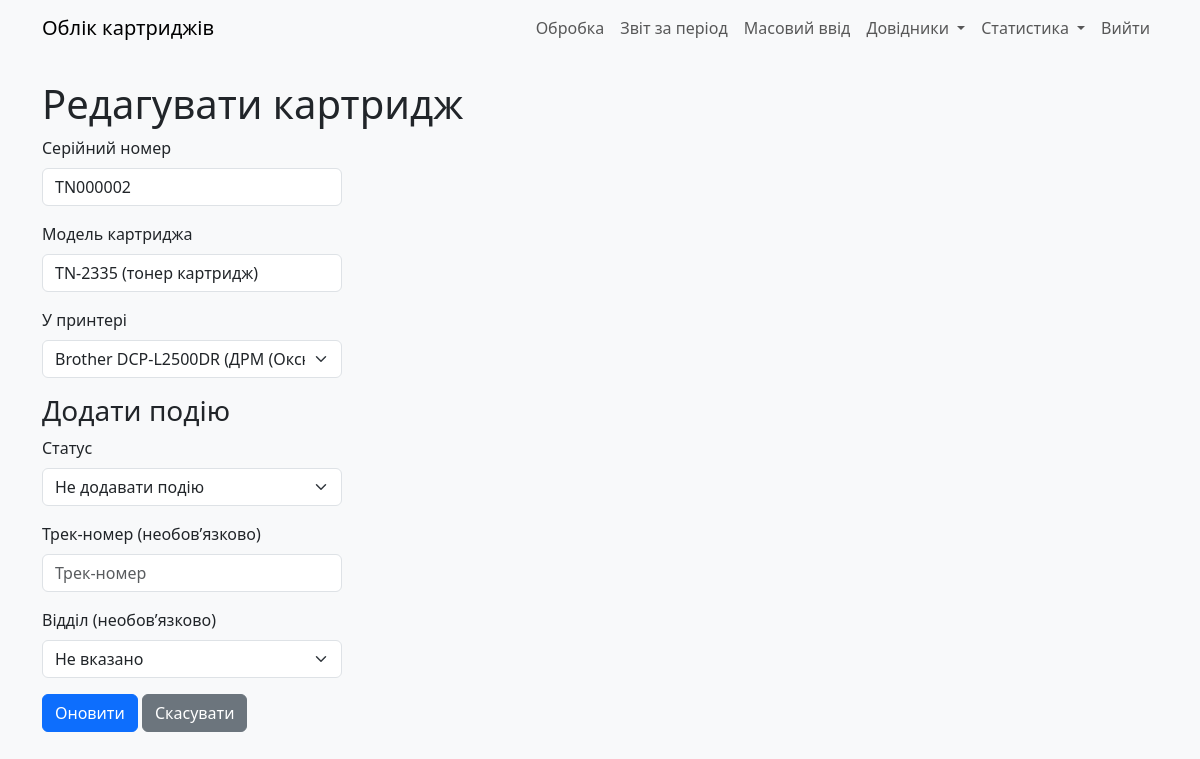
Before: /edit_cartridge/54 (signed in) with the older database file.
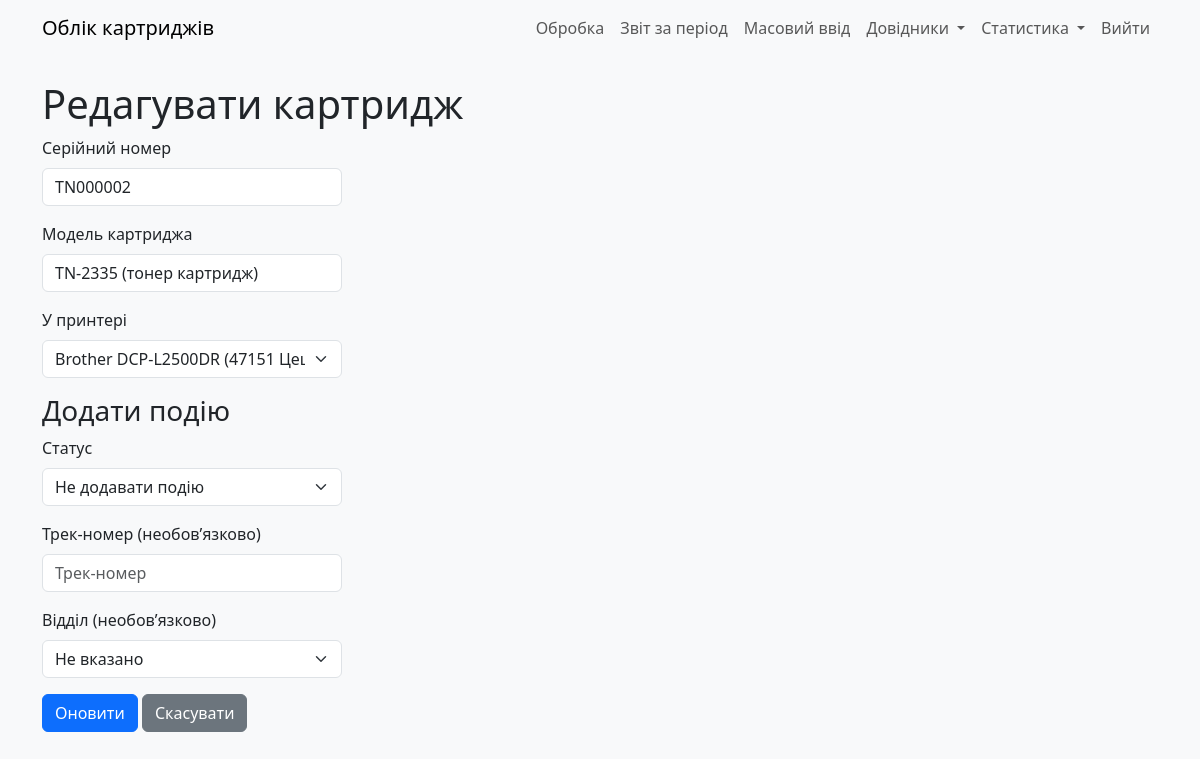
After: the same page with the newer database file.
### models.py (models this page shows)
class Cartridges(db.Model):
    __tablename__ = "cartridges"
    id: Mapped[int] = mapped_column(primary_key=True)
    serial_num: Mapped[str] = mapped_column(String(255), server_default="N/A")
    in_printer: Mapped[int] = mapped_column(ForeignKey(CustomerEquipment.id), nullable=True)
    cartridge_model: Mapped[str] = mapped_column(String(255), nullable=True)  # Текстове поле
    user_updated: Mapped[int] = mapped_column(ForeignKey(User.id))
    time_updated: Mapped[DateTime] = mapped_column(DateTime, server_default=func.now())
    curr_status: Mapped[int] = mapped_column(Integer, nullable=False, default=0)
    curr_dept: Mapped[int] = mapped_column(Integer, nullable=False, default=0)
    curr_parcel_track: Mapped[str] = mapped_column(String(13), nullable=True)

class PrinterModel(db.Model):
    __tablename__ = "model_print"
    id: Mapped[int] = mapped_column(primary_key=True)
    model_name: Mapped[str] = mapped_column(String(30))
    ink_type: Mapped[int] = mapped_column(Integer, server_default=literal(0))
    user_updated: Mapped[int] = mapped_column(ForeignKey(User.id))
    time_updated: Mapped[DateTime] = mapped_column(DateTime, server_default=func.now())

### app.py (the view)
    def wrapper(*args, **kwargs):
        if current_user.role != 'admin':
            abort(403)
        return f(*args, **kwargs)

### app.py (called while the page is built, shortened)
@login_manager.user_loader
def load_user(user_id):
    return User.query.get(int(user_id))

def admin_required(f):
    def wrapper(*args, **kwargs):
        if current_user.role != 'admin':
            abort(403)
        return f(*args, **kwargs)
    wrapper.__name__ = f.__name__
    return wrapper

@app.route('/edit_cartridge/<int:cartridge_id>', methods=['GET', 'POST'])
@login_required
@admin_required
def edit_cartridge(cartridge_id):
    cartridge = Cartridges.query.get_or_404(cartridge_id)
    equipments = CustomerEquipment.query.all()
    return render_template('edit_cartridge.html',
                           RefillDept=RefillDept,
                           PrinterModel=PrinterModel,
                           cartridge=cartridge,
                           equipments=equipments)

### templates/edit_cartridge.html (shortened to what this page needs)
{% extends "base.html" %}
{% block content %}
    <h1>Редагувати картридж</h1>
    <form method="POST">
        <div class="mb-3">
            <label for="serial_num" class="form-label">Серійний номер</label>
            <input type="text" class="form-control" id="serial_num" name="serial_num" value="{{ cartridge.serial_num }}" required>
        </div>
        <div class="mb-3">
            <label for="cartridge_model" class="form-label">Модель картриджа</label>
            <input type="text" class="form-control" id="cartridge_model" name="cartridge_model" value="{{ cartridge.cartridge_model or '' }}">
        </div>
        <div class="mb-3">
            <label for="in_printer" class="form-label">У принтері</label>
            <select class="form-select" id="in_printer" name="in_printer">
                {% for equip in equipments %}
                    {% set model = PrinterModel.query.get(equip.print_model) %}
                    {% set dept = RefillDept.query.get(equip.print_dept) %}
                    <option value="{{ equip.id }}" {% if cartridge.in_printer == equip.id %}selected{% endif %}>
                        {{ model.model_name }} ({{ dept.deptname }})
                    </option>
                {% endfor %}
            </select>
        </div>
        <h3>Додати подію</h3>
        <div class="mb-3">
            <label for="status" class="form-label">Статус</label>
            <select class="form-select" id="status" name="status">
                <option value="">Не додавати подію</option>
            </select>
        </div>
        <div class="mb-3">
            <label for="parcel_track" class="form-label">Трек-номер (необов’язково)</label>
            <input type="text" class="form-control" id="parcel_track" name="parcel_track" maxlength="13" placeholder="Трек-номер">
        </div>
        <div class="mb-3">
            <label for="exec_dept" class="form-label">Відділ (необов’язково)</label>
            <select class="form-select" id="exec_dept" name="exec_dept">
                <option value="">Не вказано</option>
            </select>
        </div>
        <button type="submit" class="btn btn-primary">Оновити</button>
        <a href="{{ url_for('cartridges') }}" class="btn btn-secondary">Скасувати</a>
    </form>
{% endblock %}

Changed rows visible on the page:
changed Cartridges "TN000002": in_printer "Brother DCP-L2500DR (ДРМ (Оксюта Т.М.))" → "Brother DCP-L2500DR (47151 Цеценівка)"
